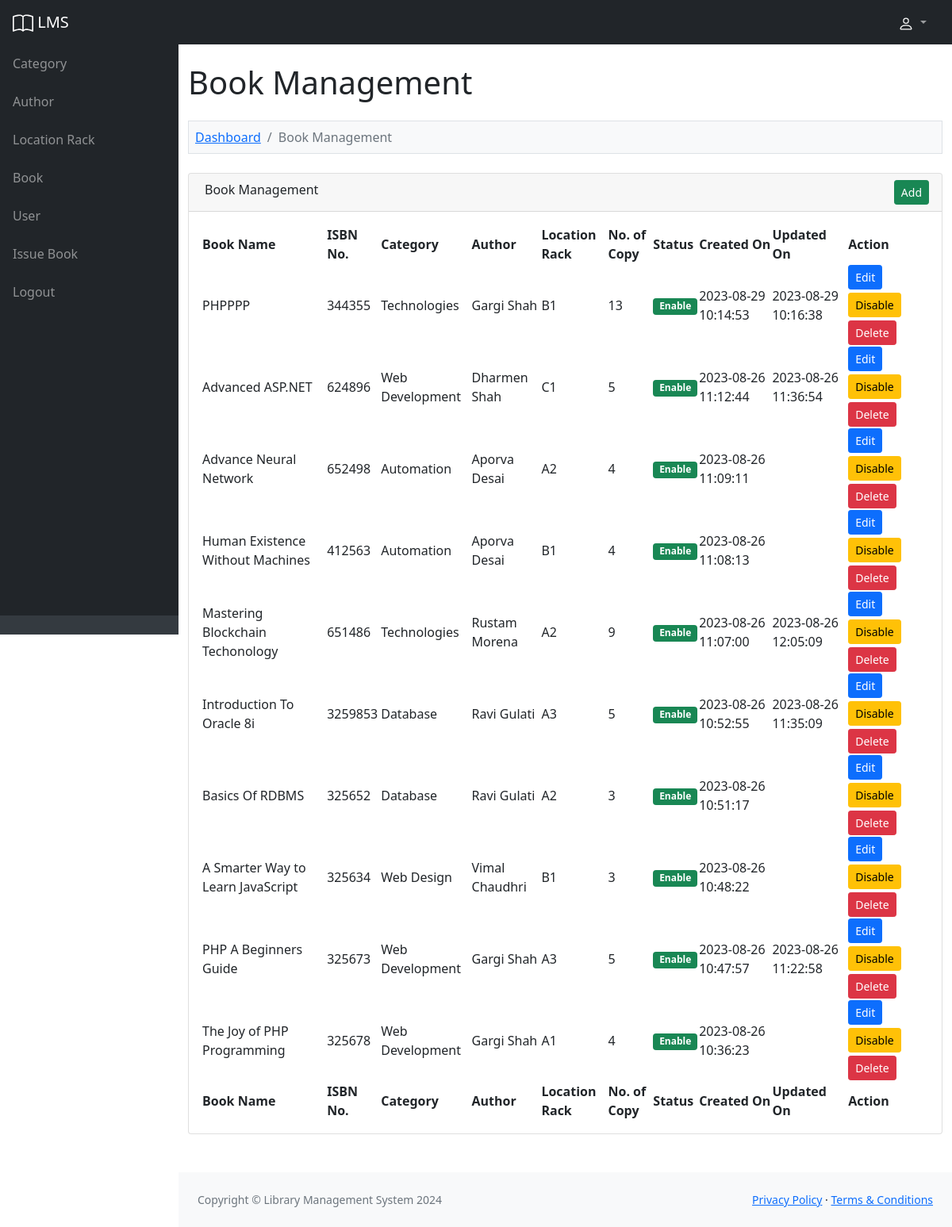
The page /admin/book.php (signed in) on the database its author committed.
### tables this page shows
CREATE TABLE `lms_book` (
  `book_id` int(11) NOT NULL,
  `book_category` varchar(200) NOT NULL,
  `book_author` varchar(200) NOT NULL,
  `book_location_rack` varchar(100) NOT NULL,
  `book_name` text NOT NULL,
  `book_isbn_number` varchar(30) NOT NULL,
  `book_no_of_copy` int(5) NOT NULL,
  `book_status` enum('Enable','Disable') NOT NULL,
  `book_added_on` varchar(30) NOT NULL,
  `book_updated_on` varchar(30) NOT NULL
);

### admin/book.php (the view, shortened to what this page needs)
<?php
include '../database_connection.php';
$error = '';
$query = "
	SELECT * FROM lms_book
    ORDER BY book_id DESC
";
$result_show = mysqli_query($conn, $query);
include '../header.php';
?>
<div class="container-fluid py-4" style="min-height: 700px;">
	<h1>Book Management</h1>
	<?php
	if (isset($_GET["action"])) {
		if ($_GET["action"] == 'add') {
			?>
	<ol class="breadcrumb mt-4 mb-4 bg-light p-2 border">
		<li class="breadcrumb-item"><a href="index.php">Dashboard</a></li>
		<li class="breadcrumb-item"><a href="book.php">Book Management</a></li>
		<li class="breadcrumb-item active">Add Book</li>
	</ol>
	<?php
			if ($error != '') {
				echo '<div class="alert alert-danger alert-dismissible fade show" role="alert"><ul class="list-unstyled">' . $error . '</ul> <button type="button" class="btn-close" data-bs-dismiss="alert" aria-label="Close"></button></div>';
			}
			?>
	<div class="card mb-4">
		<div class="card-header">
			<i class="fas fa-user-plus"></i> Add New Book
		</div>
		<div class="card-body">
			<form method="post">
				<div class="row">
					<div class="col-md-6">
						<div class="mb-3">
							<label class="form-label">Book Name</label>
							<input type="text" name="book_name" id="book_name" class="form-control" />
						</div>
					</div>
					<div class="col-md-6">
						<div class="mb-3">
							<label class="form-label">Select Author</label>
							<select name="book_author" id="book_author" class="form-control">
								<?php echo fill_author($conn); ?>
							</select>
						</div>
					</div>
				</div>
				<div class="row">
					<div class="col-md-6">
						<div class="mb-3">
							<label class="form-label">Select Category</label>
							<select name="book_category" id="book_category" class="form-control">
								<?php echo fill_category($conn); ?>
							</select>
						</div>
					</div>
					<div class="col-md-6">
						<div class="mb-3">
							<label class="form-label">Select Location Rack</label>
							<select name="book_location_rack" id="book_location_rack" class="form-control">
								<?php echo fill_location_rack($conn); ?>
							</select>
						</div>
					</div>
				</div>
				<div class="row">
					<div class="col-md-6">
						<div class="mb-3">
							<label class="form-label">Book ISBN Number</label>
							<input type="text" name="book_isbn_number" id="book_isbn_number" class="form-control" />
						</div>
					</div>
					<div class="col-md-6">
						<div class="mb-3">
							<label class="form-label">No. of Copy</label>
							<input type="number" name="book_no_of_copy" id="book_no_of_copy" step="1"
								class="form-control" />
						</div>
					</div>
				</div>
				<div class="mt-4 mb-3 text-center">
					<input type="submit" name="add_book" class="btn btn-success" value="Add" />
				</div>
			</form>
		</div>
	</div>
	<?php
		} else if ($_GET["action"] == 'edit') {
			$book_id = $_GET["code"];
			if ($book_id > 0) {
				$query = "
				SELECT * FROM lms_book
                WHERE book_id = '$book_id'";
				$book_result = mysqli_query($conn, $query);
				foreach ($book_result as $book_row) {
					?>
	<ol class="breadcrumb mt-4 mb-4 bg-light p-2 border">
		<li class="breadcrumb-item"><a href="index.php">Dashboard</a></li>
		<li class="breadcrumb-item"><a href="book.php">Book Management</a></li>
		<li class="breadcrumb-item active">Edit Book</li>
	</ol>
	<div class="card mb-4">
		<div class="card-header">
			<i class="fas fa-user-plus"></i> Edit Book Details
		</div>
		<div class="card-body">
			<form method="post">
				<div class="row">
					<div class="col-md-6">
						<div class="mb-3">
							<label class="form-label">Book Name</label>
							<input type="text" name="book_name" id="book_name" class="form-control"
								value="<?php echo $book_row['book_name']; ?>" />
						</div>
					</div>
					<div class="col-md-6">
						<div class="mb-3">
							<label class="form-label">Select Author</label>
							<select name="book_author" id="book_author" class="form-control">
								<?php echo fill_author($conn); ?>
							</select>
						</div>
					</div>
				</div>
				<div class="row">
					<div class="col-md-6">
						<div class="mb-3">
							<label class="form-label">Select Category</label>
							<select name="book_category" id="book_category" class="form-control">
								<?php echo fill_category($conn); ?>
							</select>
						</div>
					</div>
					<div class="col-md-6">
						<div class="mb-3">
							<label class="form-label">Select Location Rack</label>
							<select name="book_location_rack" id="book_location_rack" class="form-control">
								<?php echo fill_location_rack($conn); ?>
							</select>
						</div>
					</div>
				</div>
				<div class="row">
					<div class="col-md-6">
						<div class="mb-3">
							<label class="form-label">Book ISBN Number</label>
							<input type="text" name="book_isbn_number" id="book_isbn_number" class="form-control"
								value="<?php echo $book_row['book_isbn_number']; ?>" />
						</div>
					</div>
					<div class="col-md-6">
						<div class="mb-3">
							<label class="form-label">No. of Copy</label>
							<input type="number" name="book_no_of_copy" id="book_no_of_copy" class="form-control"
								step="1" value="<?php echo $book_row['book_no_of_copy']; ?>" />
						</div>
					</div>
				</div>
				<div class="mt-4 mb-3 text-center">
					<input type="hidden" name="book_id" value="<?php echo $book_row['book_id']; ?>" />
					<input type="submit" name="edit_book" class="btn btn-primary" value="Edit" />
				</div>
			</form>
			<script>
				document.getElementById('book_author').value = "<?php echo $book_row['book_author']; ?>";
				document.getElementById('book_category').value = "<?php echo $book_row['book_category']; ?>";
				document.getElementById('book_location_rack').value = "<?php echo $book_row['book_location_rack']; ?>";
			</script>
		</div>
	</div>
	<?php
				}
			}
		}
	} else {
		?>
	<ol class="breadcrumb mt-4 mb-4 bg-light p-2 border">
		<li class="breadcrumb-item"><a href="index.php">Dashboard</a></li>
		<li class="breadcrumb-item active">Book Management</li>
	</ol>
	<div class="card mb-4">
		<div class="card-header">
			<div class="row">
				<div class="col col-md-6">
					<i class="fas fa-table me-1"></i> Book Management
				</div>
				<div class="col col-md-6" align="right">
					<a href="book.php?action=add" class="btn btn-success btn-sm">Add</a>
				</div>
			</div>
		</div>
		<div class="card-body">
			<table id="datatablesSimple">
				<thead>
					<tr>
						<th>Book Name</th>
						<th>ISBN No.</th>
						<th>Category</th>
						<th>Author</th>
						<th>Location Rack</th>
						<th>No. of Copy</th>
						<th>Status</th>
						<th>Created On</th>
						<th>Updated On</th>
						<th>Action</th>
					</tr>
				</thead>
				<tfoot>
					<tr>
						<th>Book Name</th>
						<th>ISBN No.</th>
						<th>Category</th>
						<th>Author</th>
						<th>Location Rack</th>
						<th>No. of Copy</th>
						<th>Status</th>
						<th>Created On</th>
						<th>Updated On</th>
						<th>Action</th>
					</tr>
				</tfoot>
				<tbody>
					<?php
						if (mysqli_num_rows($result_show) > 0) {
							foreach ($result_show as $row) {
								$book_status = '';
								if ($row['book_status'] == 'Enable') {
									$book_status = '<div class="badge bg-success">Enable</div>';
									$book_status_btn = '<button type="button" name="switch_button" class="btn btn-warning btn-sm mb-1" onclick="switch_data(`' . $row["book_id"] . '`, `' . $row["book_status"] . '`)">Disable</button>';
								} else {
									$book_status = '<div class="badge bg-danger">Disable</div>';
									$book_status_btn = '<button type="button" name="switch_button" class="btn btn-success btn-sm mb-1" onclick="switch_data(`' . $row["book_id"] . '`, `' . $row["book_status"] . '`)">Enable</button>';
								}
								echo '
        				<tr>
        					<td>' . $row["book_name"] . '</td>
        					<td>' . $row["book_isbn_number"] . '</td>
        					<td>' . $row["book_category"] . '</td>
        					<td>' . $row["book_author"] . '</td>
        					<td>' . $row["book_location_rack"] . '</td>
        					<td>' . $row["book_no_of_copy"] . '</td>
        					<td>' . $book_status . '</td>
        					<td>' . $row["book_added_on"] . '</td>
        					<td>' . $row["book_updated_on"] . '</td>
        					<td>
        						<a href="book.php?action=edit&code=' . $row["book_id"] . '" class="btn btn-sm btn-primary mb-1">Edit</a>
								' . $book_status_btn . '
								<a class="btn btn-sm btn-danger" onclick="delete_data(`' . $row["book_id"] . '`)">Delete</a>
        					</td>
        				</tr>
        				';
							}
						} else {
							echo '
        			<tr>
        				<td colspan="10" class="text-center">No Data Found</td>
        			</tr>
        			';
						}
						?>
				</tbody>
			</table>
		</div>
	</div>
	<?php
	}
	?>
</div>
<?php
include '../footer.php';
?>

### rows shown on the page
lms_book: book_name "PHPPPP", book_isbn_number "344355", book_category "Technologies", book_author "Gargi Shah", book_location_rack "B1", book_no_of_copy "13", book_status "Enable", book_added_on "2023-08-29 10:14:53", book_updated_on "2023-08-29 10:16:38"
lms_book: book_name "Advanced ASP.NET", book_isbn_number "624896", book_category "Web Development", book_author "Dharmen Shah", book_location_rack "C1", book_no_of_copy "5", book_status "Enable", book_added_on "2023-08-26 11:12:44", book_updated_on "2023-08-26 11:36:54"
lms_book: book_name "Advance Neural Network", book_isbn_number "652498", book_category "Automation", book_author "Aporva Desai", book_location_rack "A2", book_no_of_copy "4", book_status "Enable", book_added_on "2023-08-26 11:09:11"
lms_book: book_name "Human Existence Without Machines", book_isbn_number "412563", book_category "Automation", book_author "Aporva Desai", book_location_rack "B1", book_no_of_copy "4", book_status "Enable", book_added_on "2023-08-26 11:08:13"
lms_book: book_name "Mastering Blockchain Techonology", book_isbn_number "651486", book_category "Technologies", book_author "Rustam Morena", book_location_rack "A2", book_no_of_copy "9", book_status "Enable", book_added_on "2023-08-26 11:07:00", book_updated_on "2023-08-26 12:05:09"
lms_book: book_name "Introduction To Oracle 8i", book_isbn_number "3259853", book_category "Database", book_author "Ravi Gulati", book_location_rack "A3", book_no_of_copy "5", book_status "Enable", book_added_on "2023-08-26 10:52:55", book_updated_on "2023-08-26 11:35:09"
lms_book: book_name "Basics Of RDBMS", book_isbn_number "325652", book_category "Database", book_author "Ravi Gulati", book_location_rack "A2", book_no_of_copy "3", book_status "Enable", book_added_on "2023-08-26 10:51:17"
lms_book: book_name "A Smarter Way to Learn JavaScript", book_isbn_number "325634", book_category "Web Design", book_author "Vimal Chaudhri", book_location_rack "B1", book_no_of_copy "3", book_status "Enable", book_added_on "2023-08-26 10:48:22"
lms_book: book_name "PHP A Beginners Guide", book_isbn_number "325673", book_category "Web Development", book_author "Gargi Shah", book_location_rack "A3", book_no_of_copy "5", book_status "Enable", book_added_on "2023-08-26 10:47:57", book_updated_on "2023-08-26 11:22:58"
lms_book: book_name "The Joy of PHP Programming", book_isbn_number "325678", book_category "Web Development", book_author "Gargi Shah", book_location_rack "A1", book_no_of_copy "4", book_status "Enable", book_added_on "2023-08-26 10:36:23"
